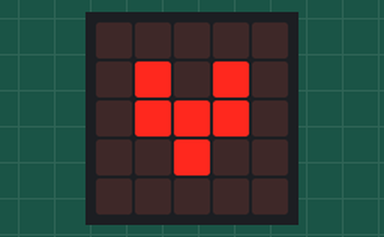
Simulated run of this program. Board: BBC micro:bit (MakeCode). Shown: the board's 5×5 LED display.

Above: at 0.2 s.
At 0.6 s:
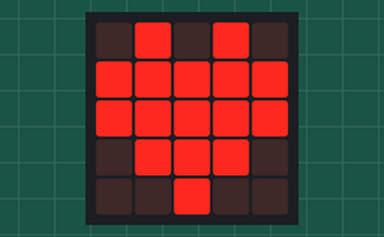

Measured:
- what the display in image 1 shows lasts 0.4 s, from 0.4 s to 0.8 s

The program:

main.ts
```typescript
basic.forever(function () {
    basic.showLeds(`
        . . . . .
        . # . # .
        . # # # .
        . . # . .
        . . . . .
        `)
})
basic.forever(function () {
    basic.showLeds(`
        . # . # .
        # # # # #
        # # # # #
        . # # # .
        . . # . .
        `)
    basic.pause(100)
})
```

test.ts
```typescript
// tests gaan hier; deze zal niet worden gecompileerd wanneer dit pakket wordt gebruikt als extensie.
```
